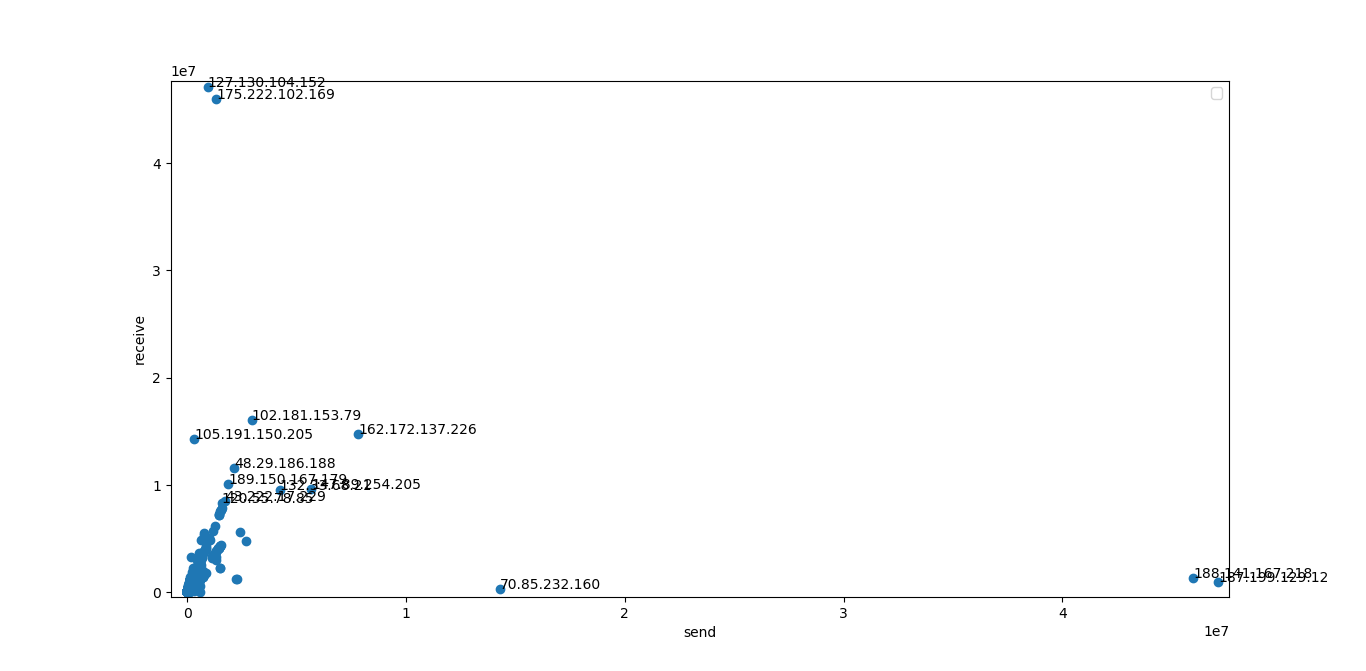

This chart was generated by the following Python code:
import matplotlib.pyplot as plt
import csv

send = []
rece = []
ip = []

with open('send_rece.csv' ,'r') as csvfile:
	plots = csv.reader(csvfile, delimiter=' ')
	for row in plots:
		if row[0] == '45.80.170.1': continue
		send.append(int(row[1]))
		rece.append(int(row[2]))
		ip.append(row[0])

fig, ax = plt.subplots()
ax.scatter(send, rece, label='')
for i, txt in enumerate(ip):
	if send[i] > 8e6 or rece[i] > 8e6:
		ax.annotate(txt, (send[i], rece[i]))

plt.xlabel('send')
plt.ylabel('receive')
plt.title('')
plt.legend()
plt.show()
